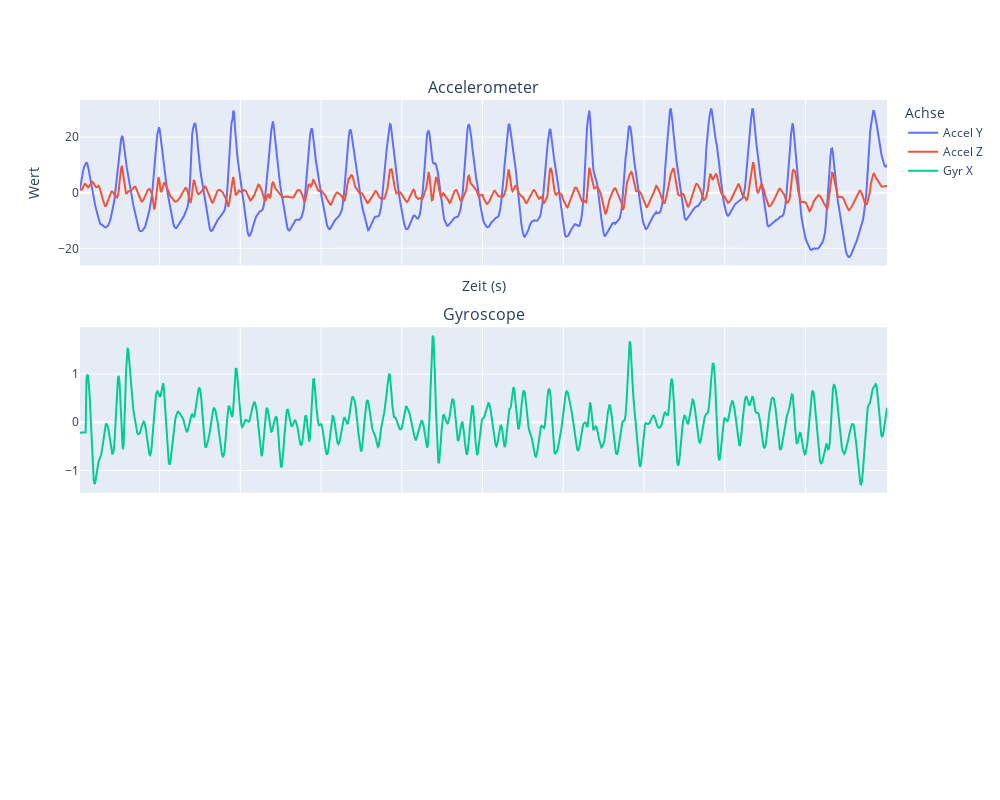

Here is the notebook cell this chart was saved with:
### Code cell
plot_df(filtered_df_j)

### Figure 1 — Plotly figure (JSON) as saved in the notebook; plotly's stock layout.template omitted (floating-point values rounded to 4 significant figures; data arrays with more than 128 entries replaced by an {"elided": "..."} marker saying what was removed)
{"data": [{"name": "Accel Y", "type": "scatter", "x": {"elided": "1001 float values"}, "y": {"elided": "1001 float values"}}, {"name": "Accel Z", "type": "scatter", "x": {"elided": "1001 float values"}, "y": {"elided": "1001 float values"}}, {"marker": {"size": 4}, "name": "Gyr X", "type": "scatter", "x": {"elided": "1001 float values"}, "xaxis": "x2", "y": {"elided": "1001 float values"}, "yaxis": "y2"}], "layout": {"annotations": [{"font": {"size": 16}, "showarrow": false, "text": "Accelerometer", "x": 0.5, "xanchor": "center", "xref": "paper", "y": 1, "yanchor": "bottom", "yref": "paper"}, {"font": {"size": 16}, "showarrow": false, "text": "Gyroscope", "x": 0.5, "xanchor": "center", "xref": "paper", "y": 0.6333, "yanchor": "bottom", "yref": "paper"}], "height": 800, "legend": {"title": {"text": "Achse"}}, "width": 1000, "xaxis": {"anchor": "y", "domain": [0, 1], "matches": "x3", "showticklabels": false, "title": {"text": "Zeit (s)"}}, "xaxis2": {"anchor": "y2", "domain": [0, 1], "matches": "x3", "showticklabels": false}, "xaxis3": {"anchor": "y3", "domain": [0, 1]}, "yaxis": {"anchor": "x", "domain": [0.7333, 1], "title": {"text": "Wert"}}, "yaxis2": {"anchor": "x2", "domain": [0.3667, 0.6333]}, "yaxis3": {"anchor": "x3", "domain": [0, 0.2667]}}}
